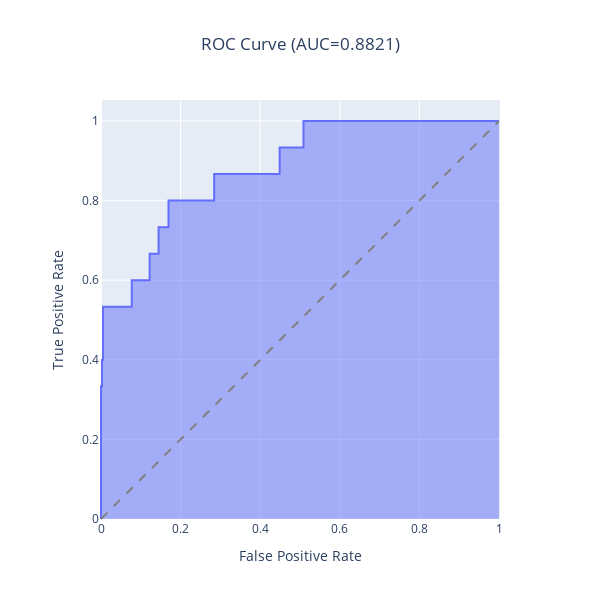

Source (notebook cell):
### Code cell
# CREATE ROC CURVE TO SELECT THRESHOLD

from eppi_text_classification.predict import predict_scores
from eppi_text_classification.plotly_roc import plotly_roc

y_test_pred_probs = predict_scores(model, X_test)
plotly_roc(y_test, y_test_pred_probs)

### Figure 1 — Plotly figure (JSON) as saved in the notebook; plotly's stock layout.template omitted (floating-point values rounded to 4 significant figures)
{"data": [{"customdata": [["inf"], ["8.1"], ["7.715"], ["4.363"], ["4.351"], ["3.248"], ["0.895"], ["0.3129"], ["-3.721"], ["-3.729"], ["-4.601"], ["-4.644"], ["-4.953"], ["-4.968"], ["-5.607"], ["-5.654"], ["-7.504"], ["-7.508"], ["-8.639"], ["-8.733"], ["-9.343"], ["-9.352"], ["-9.517"], ["-9.531"], ["-9.851"], ["-9.86"], ["-11.37"], ["-11.37"], ["-11.63"], ["-11.64"], ["-11.87"], ["-11.88"], ["-14.52"]], "fillpattern": {"shape": ""}, "hovertemplate": "False Positive Rate=%{x}<br>True Positive Rate=%{y}<br>Threshold=%{customdata[0]}<extra></extra>", "legendgroup": "", "line": {"color": "#636efa"}, "marker": {"symbol": "circle"}, "mode": "lines", "name": "", "orientation": "v", "showlegend": false, "stackgroup": "1", "type": "scatter", "x": [0, 0, 0, 0, 0.002494, 0.002494, 0.004988, 0.004988, 0.07731, 0.07731, 0.1222, 0.1222, 0.1446, 0.1446, 0.1696, 0.1696, 0.2843, 0.2843, 0.4489, 0.4489, 0.5087, 0.5087, 0.5262, 0.5312, 0.5761, 0.581, 0.7232, 0.7382, 0.7805, 0.793, 0.8229, 0.8728, 1], "xaxis": "x", "y": [0, 0.06667, 0.2, 0.3333, 0.3333, 0.4, 0.4, 0.5333, 0.5333, 0.6, 0.6, 0.6667, 0.6667, 0.7333, 0.7333, 0.8, 0.8, 0.8667, 0.8667, 0.9333, 0.9333, 1, 1, 1, 1, 1, 1, 1, 1, 1, 1, 1, 1], "yaxis": "y"}], "layout": {"height": 600, "legend": {"tracegroupgap": 0}, "shapes": [{"line": {"color": "grey", "dash": "dash"}, "type": "line", "x0": 0, "x1": 1, "y0": 0, "y1": 1}], "title": {"text": "ROC Curve (AUC=0.8821)", "x": 0.5, "xanchor": "center"}, "width": 600, "xaxis": {"anchor": "y", "constrain": "domain", "domain": [0, 1], "title": {"text": "False Positive Rate"}}, "yaxis": {"anchor": "x", "domain": [0, 1], "scaleanchor": "x", "scaleratio": 1, "title": {"text": "True Positive Rate"}}}}
